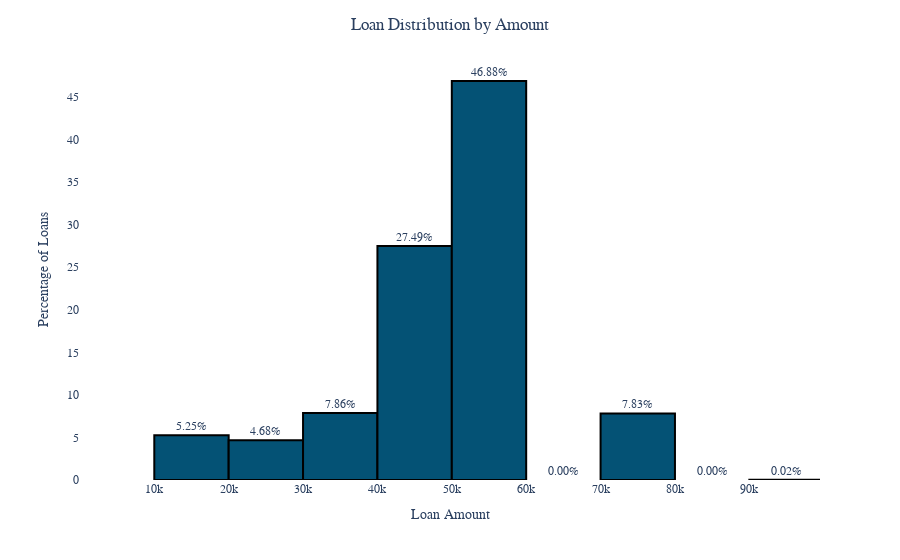

Write notebook code for a chart like this one.
### Code cell
amountHist = px.histogram(data_frame=projectedDataFrame,
             x=projectedDataFrame['loanAmount'].value_counts().index,
             y=projectedDataFrame['loanAmount'].value_counts(),
             text_auto= '.2f',
             histnorm= 'percent',
             color_discrete_sequence= colorScheme,
             labels= {'x': 'Loan Amount', 'y': 'Loans'},
             range_x= [11, max(projectedDataFrame['loanAmount'].value_counts().index)],
             barmode= 'group',)
             # height= 540,
             # width= 960)

amountHist.for_each_trace(lambda t: t.update(texttemplate = t.texttemplate + '%'))
amountHist.update_traces(textposition= 'outside', marker = {'line': {'width': 2, 'color': 'black'}})
amountHist.update_layout(font= fontStyle, title= 'Loan Distribution by Amount', title_x= 0.5,
                  plot_bgcolor= 'white',
                  xaxis_title= 'Loan Amount',yaxis_title= 'Percentage of Loans',
                  xaxis = {'categoryorder': 'category ascending'})
amountHist.show()

### Figure 1 — Plotly figure (JSON) as saved in the notebook; plotly's stock layout.template omitted (floating-point values rounded to 4 significant figures)
{"data": [{"alignmentgroup": "True", "bingroup": "x", "histfunc": "sum", "histnorm": "percent", "hovertemplate": "Loan Amount=%{x}<br>percent of sum of Loans=%{y}<extra></extra>", "legendgroup": "", "marker": {"color": "rgb(4, 82, 117)", "line": {"color": "black", "width": 2}, "pattern": {"shape": ""}}, "name": "", "offsetgroup": "", "orientation": "v", "showlegend": false, "textposition": "outside", "texttemplate": "%{value:.2f}%", "type": "histogram", "x": [50000, 40000, 70000, 30000, 31000, 16000, 75000, 20000, 24500, 15500, 24000, 13000, 14900, 47000, 25000, 27400, 16500, 14000, 19000, 22000, 26500, 28000, 17600, 17000, 18000, 12000, 30500, 12500, 28300, 23300, 43500, 11000, 11600, 13100, 18500, 15000, 18800, 27300, 99500], "xaxis": "x", "y": [2983, 1723, 382, 344, 150, 130, 116, 81, 80, 58, 55, 27, 25, 22, 18, 18, 18, 14, 14, 13, 11, 11, 10, 9, 6, 6, 6, 5, 5, 5, 4, 3, 3, 3, 1, 1, 1, 1, 1], "yaxis": "y"}], "layout": {"autosize": true, "barmode": "group", "font": {"family": "Times New Roman"}, "legend": {"tracegroupgap": 0}, "margin": {"t": 60}, "plot_bgcolor": "white", "title": {"text": "Loan Distribution by Amount", "x": 0.5}, "xaxis": {"anchor": "y", "categoryorder": "category ascending", "domain": [0, 1], "range": [11, 99500], "title": {"text": "Loan Amount"}, "type": "linear"}, "yaxis": {"anchor": "x", "autorange": true, "domain": [0, 1], "range": [0, 49.35], "title": {"text": "Percentage of Loans"}, "type": "linear"}}}
